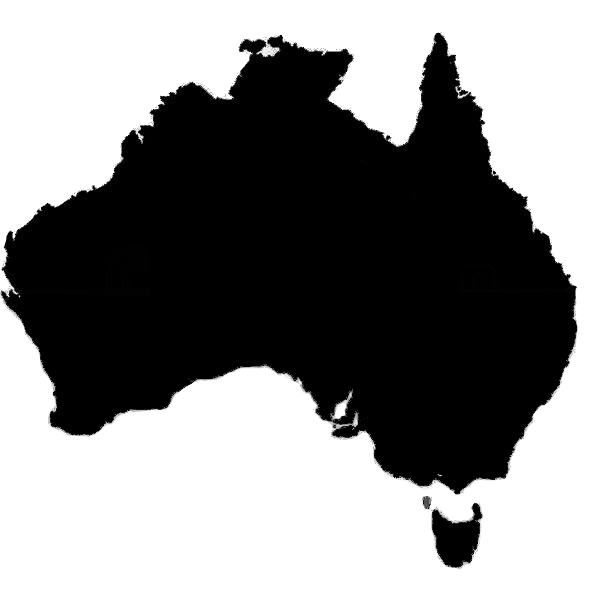
#> input picture weighted-voronoi-stippler/australia.png, 600 x 600 px; its folder holds only this picture in this run
$ python stippler.py australia.png
#> lines starting #> are read from the running program, lines starting #| are printed output that depends on the picture
#! /usr/bin/env python3
# -----------------------------------------------------------------------------
# Weighted Voronoi Stippler
# Copyright (2017) Nicolas P. Rougier - BSD license
# Edited by Matthew Mack
#
# Implementation of:
#   Weighted Voronoi Stippling, Adrian Secord
#   Symposium on Non-Photorealistic Animation and Rendering (NPAR), 2002
# -----------------------------------------------------------------------------
# Some usage examples
#
# stippler.py boots.jpg --save --force --n_point 20000 --n_iter 50
#                       --pointsize 0.5 2.5 --figsize 8 --interactive
# stippler.py plant.png --save --force --n_point 20000 --n_iter 50
#                       --pointsize 0.5 1.5 --figsize 8
# stippler.py gradient.png --save --force --n_point 5000 --n_iter 50 --pointsize 1.0 1.0 --figsize 6
#
# -----------------------------------------------------------------------------
# usage: stippler.py [-h] [--n_iter n] [--n_point n] [--epsilon n]
#                    [--pointsize min,max) (min,max] [--figsize w,h] [--force]
#                    [--save] [--display] [--interactive]
#                    image filename
#
# Weighted Vororonoi Stippler
#
# positional arguments:
#   image filename        Density image filename
#
# optional arguments:
#   -h, --help            show this help message and exit
#   --n_iter n            Maximum number of iterations
#   --n_point n           Number of points
#   --epsilon n           Early stop criterion
#   --pointsize (min,max) (min,max)
#                         Point mix/max size for final display
#   --figsize w,h         Figure size
#   --force               Force recomputation
#   --save                Save computed points
#   --display             Display final result
#   --interactive         Display intermediate results (slower)
# -----------------------------------------------------------------------------
import tqdm
import voronoi
import os.path
import scipy.ndimage
import imageio
import numpy as np

def normalize(D):
    Vmin, Vmax = D.min(), D.max()
    if Vmax - Vmin > 1e-5:
        D = (D-Vmin)/(Vmax-Vmin)
    else:
        D = np.zeros_like(D)
    return D


def initialization(n, D):
    """
    Return n points distributed over [xmin, xmax] x [ymin, ymax]
    according to (normalized) density distribution.

    with xmin, xmax = 0, density.shape[1]
         ymin, ymax = 0, density.shape[0]

    The algorithm here is a simple rejection sampling.
    """

    samples = []
    while len(samples) < n:
        # X = np.random.randint(0, density.shape[1], 10*n)
        # Y = np.random.randint(0, density.shape[0], 10*n)
        X = np.random.uniform(0, density.shape[1], 10*n)
        Y = np.random.uniform(0, density.shape[0], 10*n)
        P = np.random.uniform(0, 1, 10*n)
        index = 0
        while index < len(X) and len(samples) < n:
            x, y = X[index], Y[index]
            x_, y_ = int(np.floor(x)), int(np.floor(y))
            if P[index] < D[y_, x_]:
                samples.append([x, y])
            index += 1
    return np.array(samples)


if __name__ == '__main__':
    import argparse
    import matplotlib.pyplot as plt
    from matplotlib.animation import FuncAnimation
    import imageio.v2 as imageio
    default = {
        "n_point": 5000,
        "n_iter": 50,
        "threshold": 255,
        "force": False,
        "save":True,
        "figsize": 6,
        "display": False,
        "interactive": False,
        "pointsize": (1.0, 1.0),
        "pdf": False,
        "png": False,
        "npy": False,
        "save_animation": False
    }

    description = "Weighted Vororonoi Stippler"
    parser = argparse.ArgumentParser(description=description)
    parser.add_argument('filename', metavar='image filename', type=str,
                        help='Density image filename ')
    parser.add_argument('--n_iter', metavar='n', type=int,
                        default=default["n_iter"],
                        help='Maximum number of iterations')
    parser.add_argument('--n_point', metavar='n', type=int,
                        default=default["n_point"],
                        help='Number of points')
    parser.add_argument('--pointsize', metavar='(min,max)', type=float,
                        nargs=2, default=default["pointsize"],
                        help='Point mix/max size for final display')
    parser.add_argument('--figsize', metavar='w,h', type=int,
                        default=default["figsize"],
                        help='Figure size')
    parser.add_argument('--force', action='store_true',
                        default=default["force"],
                        help='Force recomputation')
    parser.add_argument('--threshold', metavar='n', type=int,
                        default=default["threshold"],
                        help='Grey level threshold')
    parser.add_argument('--save', action='store_true',
                        default=default["save"],
                        help='Save computed points')
    parser.add_argument('--display', action='store_true',
                        default=default["display"],
                        help='Display final result')
    parser.add_argument('--interactive', action='store_true',
                        default=default["interactive"],
                        help='Display intermediate results (slower)')
    parser.add_argument('--pdf', action='store_true',
                        default=default["pdf"],
                        help='Save image as pdf')
    parser.add_argument('--png', action='store_true',
                        default=default["png"],
                        help='Save image as png')
    parser.add_argument('--npy', action='store_true',
                        default=default["npy"],
                        help='Save points as npy file')
    parser.add_argument('--save_stippling_animation', action='store_true',
                        default=default["save_animation"],
                        help='Saves the animation of the weighted voronoi algorithm which shows the stippling dots moving into position')
    args = parser.parse_args()

    filename = args.filename
    # noinspection PyDeprecation
    density = imageio.imread(filename, mode='L', pilmode='L') # Flattens into a grayscale image, 8 bit pixels, black and white
#> density is the input picture: shape (600, 600); min 0, max 255, mean 138.8

    # We want (approximately) 500 pixels per voronoi region
    zoom = (args.n_point * 500) / (density.shape[0]*density.shape[1]) # Dividing # of pixels*points by image dimensions
#> zoom = 6.94
    zoom = int(round(np.sqrt(zoom)))
#> zoom = 3
    #density = scipy.ndimage.zoom(density, zoom, order=0) # This is the bit that resizes the image based on the calculations in the last two lines.
    # Apply threshold onto image
    # Any color > threshold will be white
    density = np.minimum(density, args.threshold) # Obtains minimum value for checking against threshold

    density = 1.0 - normalize(density)
#> in normalize, `Vmin, Vmax = D.min(), D.max()`: Vmin = 0; Vmax = 255
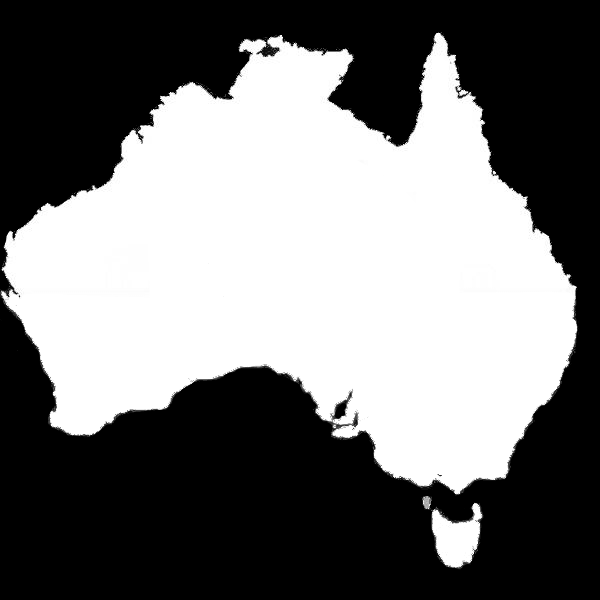
#> density: shape (600, 600) float64; min 0, max 1, mean 0.456
    density = density[::-1, :] # Flips the image upside down? (why? Probably because image coordinate axes are upside down)
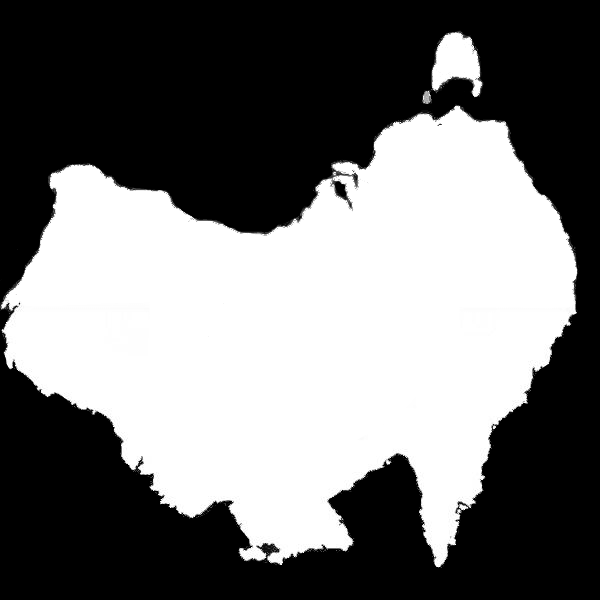
#> density: shape (600, 600) float64; min 0, max 1, mean 0.456
    density_P = density.cumsum(axis=1)
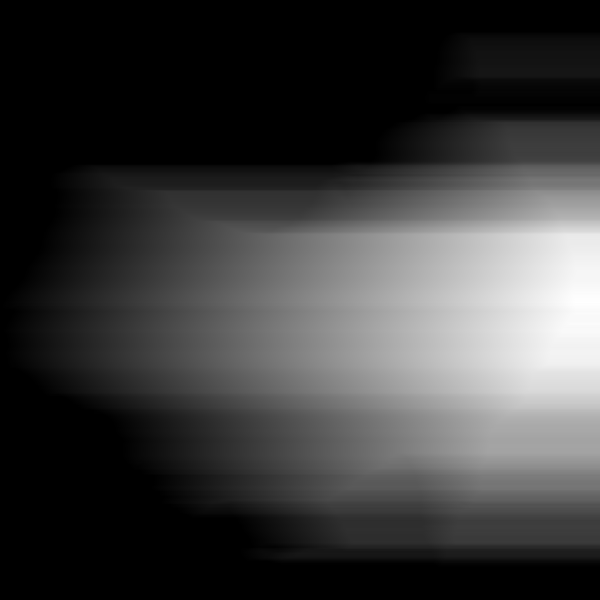
#> density_P: shape (600, 600) float64; min 0, max 572.6, mean 133.4; drawn with min black and max white
    density_Q = density_P.cumsum(axis=1)
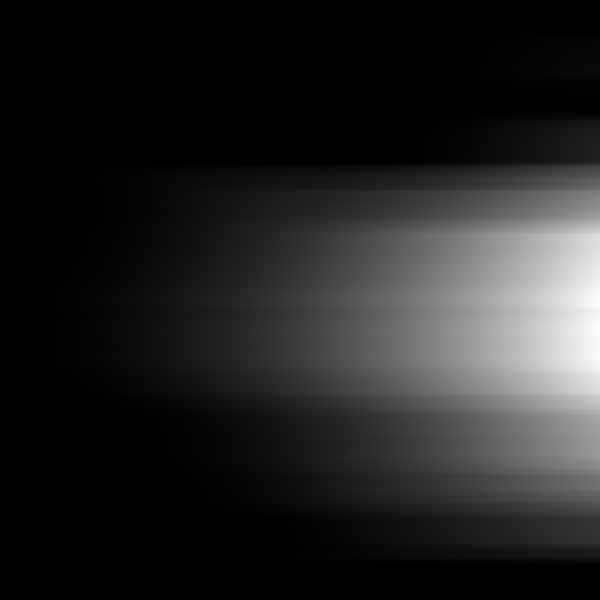
#> density_Q: shape (600, 600) float64; min 0, max 178395.4, mean 24401.3; drawn with min black and max white

    # Setting filenames
    dirname = os.path.dirname(filename)
    basename = (os.path.basename(filename).split('.'))[0]
    pdf_filename = os.path.join(dirname, basename + "-" + str(args.n_point) + "-stipple.pdf")
    png_filename = os.path.join(dirname, basename + "-" + str(args.n_point) + "-stipple.png")
    dat_filename = os.path.join(dirname, basename + "-" + str(args.n_point) + "-stipple.tsp")
    animation_filename = os.path.join(dirname, basename + "-" + str(args.n_point) + "-animation.gif")

    # Initialization
    if not os.path.exists(dat_filename) or args.force:
        points = initialization(args.n_point, density)
#> points = 5000 pairs, first value 5.57 to 573.9, second value 36.79 to 565
        print("Number of points:", args.n_point)
        print("Number of iterations:", args.n_iter)
    else:
        points = np.load(dat_filename,allow_pickle=True)
        print("Number of points:", len(points))
        print("Number of iterations: -")
    if (args.pdf):
        print("PDF: %s " % pdf_filename)
    if (args.png):
        print("PNG: %s " % png_filename)
    print("TSP: %s " % dat_filename)

    xmin, xmax = 0, density.shape[1]
#> xmin = 0; xmax = 600
    ymin, ymax = 0, density.shape[0]
#> ymin = 0; ymax = 600
    bbox = np.array([xmin, xmax, ymin, ymax])
#> bbox = [0, 600, 0, 600]
    ratio = (xmax-xmin)/(ymax-ymin)
#> ratio = 1

    # Interactive display
    if args.interactive:

        # Setup figure
        fig = plt.figure(figsize=(args.figsize, args.figsize/ratio),
                         facecolor="white")
        ax = fig.add_axes([0, 0, 1, 1], frameon=False)
        ax.set_xlim([xmin, xmax])
        ax.set_xticks([])
        ax.set_ylim([ymin, ymax])
        ax.set_yticks([])
        scatter = ax.scatter(points[:, 0], points[:, 1], s=1,
                             facecolor="k", edgecolor="None")

        def update(frame):
            global points
            # Recompute weighted centroids
            regions, points = voronoi.centroids(points, density, density_P, density_Q)

            # Update figure
            Pi = points.astype(int)
            X = np.maximum(np.minimum(Pi[:, 0], density.shape[1]-1), 0)
            Y = np.maximum(np.minimum(Pi[:, 1], density.shape[0]-1), 0)
            sizes = (args.pointsize[0] +
                     (args.pointsize[1]-args.pointsize[0])*density[Y, X])
            scatter.set_offsets(points)
            scatter.set_sizes(sizes)
            bar.update()

            # Save result at last frame
            if (frame == args.n_iter-2 and
                      (not os.path.exists(dat_filename) or args.save)):

                tspfileheader = "NAME : " + filename + "\nTYPE : TSP\nCOMMENT: Stipple of " + filename + " with " + str(len(points)) + " points\nDIMENSION: " + str(len(points)) + "\nEDGE_WEIGHT_TYPE: ATT\nNODE_COORD_SECTION"
                nodeindexes = np.arange(1,len(points)+1)[:,np.newaxis]
                np.savetxt(dat_filename, np.concatenate((nodeindexes,points),axis=1), ['%d','%d','%d'], header=tspfileheader, comments='')
                if args.pdf:
                    plt.savefig(pdf_filename)
                if (args.png):
                    plt.savefig(png_filename)
                if (args.npy):
                    np.save(dat_filename, points)

        bar = tqdm.tqdm(total=args.n_iter)
        animation = FuncAnimation(fig, update,
                                  repeat=False, frames=args.n_iter-1)
        animation.save(animation_filename)
        plt.show()

    elif not os.path.exists(dat_filename) or args.force:
        for i in tqdm.trange(args.n_iter):
#> (the run stopped early here; a loop or call above may not have finished)
